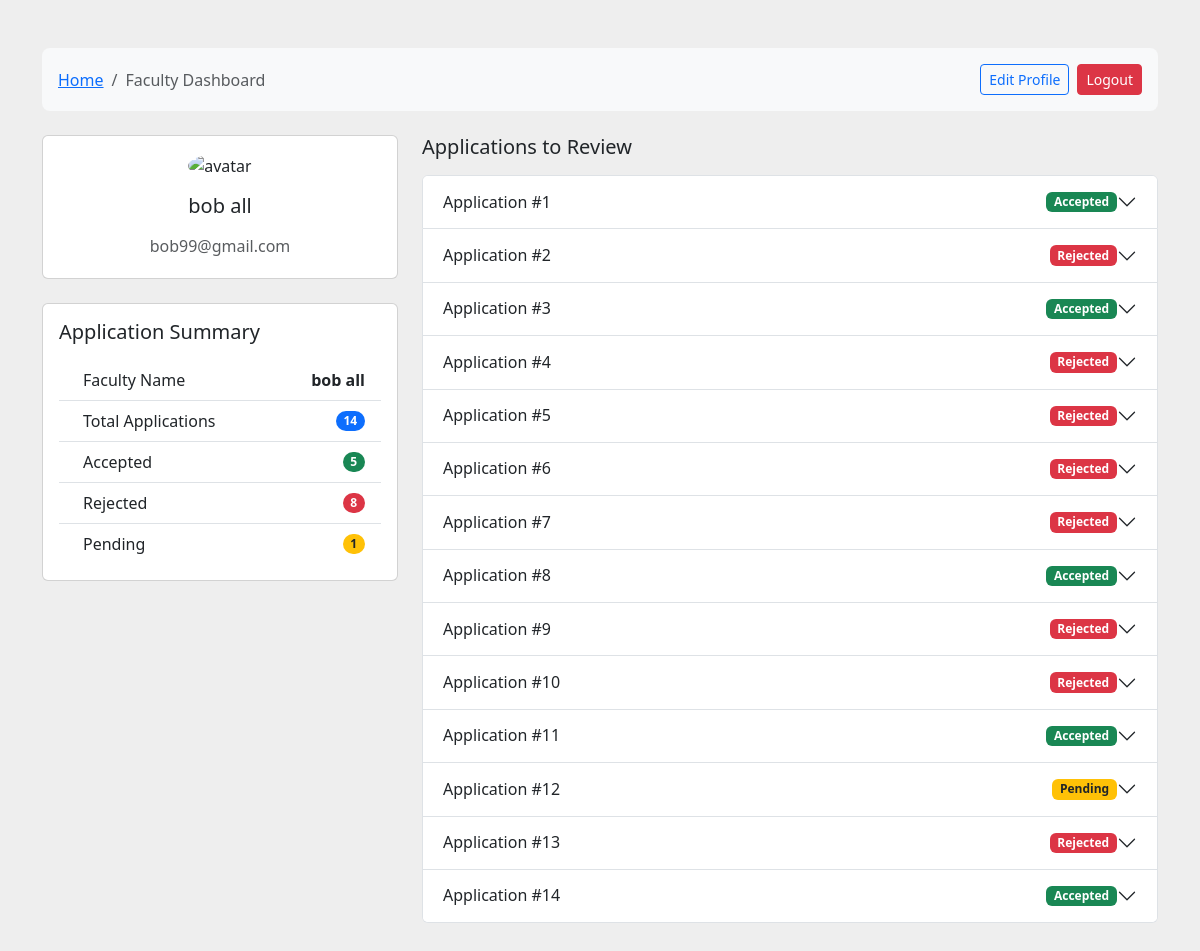
Page /faculty/dashboard/ (signed in) on the earlier database version.
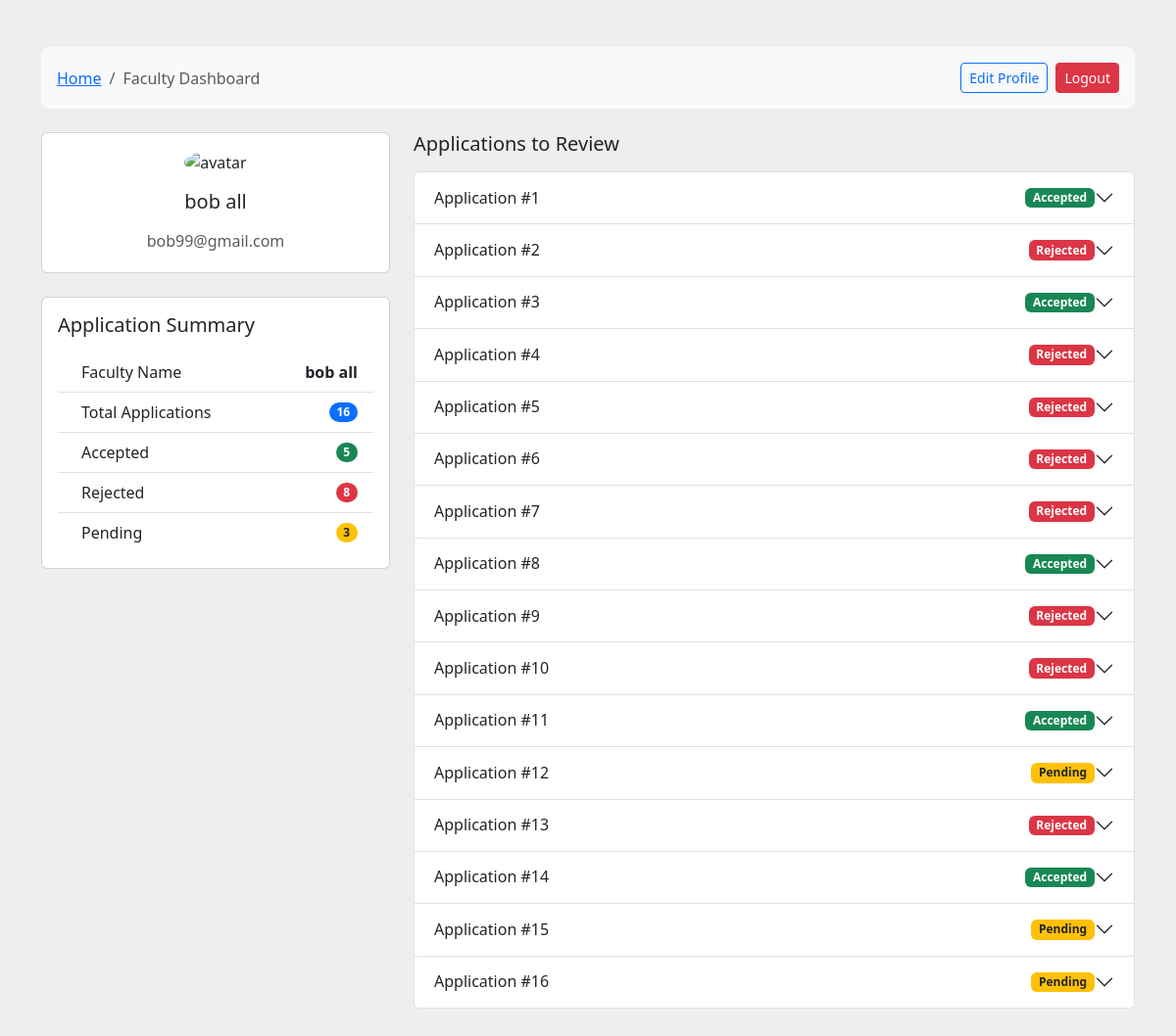
Same page on the later database version.
### applications/models.py (models this page shows, shortened)
class Application(models.Model):
    application_id = models.AutoField(primary_key=True)
    university_name = models.CharField(max_length=100)
    program_name = models.CharField(max_length=50)
    study_mode = models.CharField(max_length=20, choices=[('Online','Online'),('On-Campus','On-Campus')])
    student = models.ForeignKey(User, on_delete=models.CASCADE, limit_choices_to={'role':'Student'}, related_name='applications_student')
    status = models.CharField(max_length=10, choices=[('Pending','Pending'),('Accepted','Accepted'),('Rejected','Rejected')], default='Pending')
    subject = models.CharField(max_length=100, blank=False)
    content = models.TextField(blank=False)

### authentication/views.py (the view)
# urls.py: path('faculty/dashboard/',   views.facdashbord, name='facdashbord'),
@login_required
@cache_control(no_cache=True, must_revalidate=True, no_store=True)
def facdashbord(request):
    applications = Application.objects.all()
    contex = {
        'applications':applications,
        'total_applications':applications.all().count(),
        'accepted_count':applications.filter(status='Accepted').count(),
        'rejected_count':applications.filter(status='Rejected').count(),
        'pending_count':applications.filter(status='Pending').count(),
    }
    return render(request, 'dashbord/facdashbord.html',contex)

### templates/dashbord/facdashbord.html (shortened to what the changed rows need)
<!DOCTYPE html>
<html lang="en">
  <head>
    <link href="https://cdn.jsdelivr.net/npm/bootstrap@5.3.8/dist/css/bootstrap.min.css" rel="stylesheet" />
  </head>
  <body>
    <section style="background-color: #eee;">
      <div class="container py-5">
        <div class="row">
          <div class="col-lg-4">
            <div class="card mb-4 mb-lg-0">
              <div class="card-body p-3">
                <ul class="list-group list-group-flush rounded-3">
                  <li class="list-group-item d-flex justify-content-between align-items-center">
                    <span>
                      Total Applications
                    </span>
                    <span class="badge bg-primary rounded-pill">{{ total_applications }}</span>
                  </li>
                  <li class="list-group-item d-flex justify-content-between align-items-center">
                    <span>
                      Pending
                    </span>
                    <span id="pending-count" class="badge bg-warning text-dark rounded-pill">{{ pending_count }}</span>
                  </li>
                </ul>
              </div>
            </div>
          </div>
          <div class="col-lg-8">
            <div class="col-lg-14">
              <div class="accordion" id="accordionExample">
                <div class="accordion" id="accordionExample">
                  {% for app in applications %}
                    <div class="accordion-item">
                      <h2 class="accordion-header" id="heading{{ forloop.counter }}">
                        <button class="accordion-button collapsed" type="button" data-bs-toggle="collapse" data-bs-target="#collapse{{ forloop.counter }}" aria-expanded="false" aria-controls="collapse{{ forloop.counter }}">
                          <div class="w-100 d-flex justify-content-between align-items-center">
                            <span>Application #{{ app.application_id }}</span>
                            {% if app.status == 'Pending' %}
                              <span class="badge bg-warning text-dark">Pending</span>
                            {% elif app.status == 'Accepted' %}
                              <span class="badge bg-success">Accepted</span>
                            {% else %}
                              <span class="badge bg-danger">Rejected</span>
                            {% endif %}
                          </div>
                        </button>
                      </h2>
                    </div>
                  {% empty %}
                    <p class="text-muted text-center">No applications to review.</p>
                  {% endfor %}
                </div>
              </div>
            </div>
          </div>
        </div>
      </div>
    </section>
  </body>
</html>

Differences in the rows shown:
added Application: application_id "15", status "Pending"
added Application: application_id "16", status "Pending"
Other differences:
{{ total_applications }}: "14" → "16"
{{ pending_count }}: "1" → "3"
